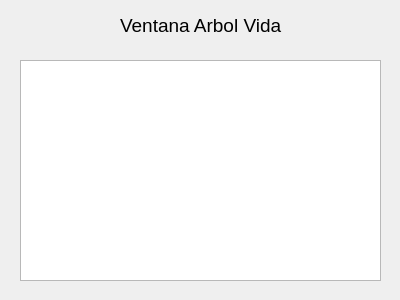
<?xml version="1.0" encoding="UTF-8"?>
<ui version="4.0">
 <class>VentanaArbolVida</class>
 <widget class="QDialog" name="VentanaArbolVida">
  <property name="geometry">
   <rect>
    <x>0</x>
    <y>0</y>
    <width>400</width>
    <height>300</height>
   </rect>
  </property>
  <property name="windowTitle">
   <string>Dialog</string>
  </property>
  <widget class="QListWidget" name="listWidget">
   <property name="geometry">
    <rect>
     <x>20</x>
     <y>60</y>
     <width>361</width>
     <height>221</height>
    </rect>
   </property>
  </widget>
  <widget class="QLabel" name="label">
   <property name="geometry">
    <rect>
     <x>120</x>
     <y>10</y>
     <width>171</width>
     <height>31</height>
    </rect>
   </property>
   <property name="font">
    <font>
     <pointsize>14</pointsize>
    </font>
   </property>
   <property name="text">
    <string>Ventana Arbol Vida</string>
   </property>
  </widget>
 </widget>
 <resources/>
 <connections/>
</ui>
